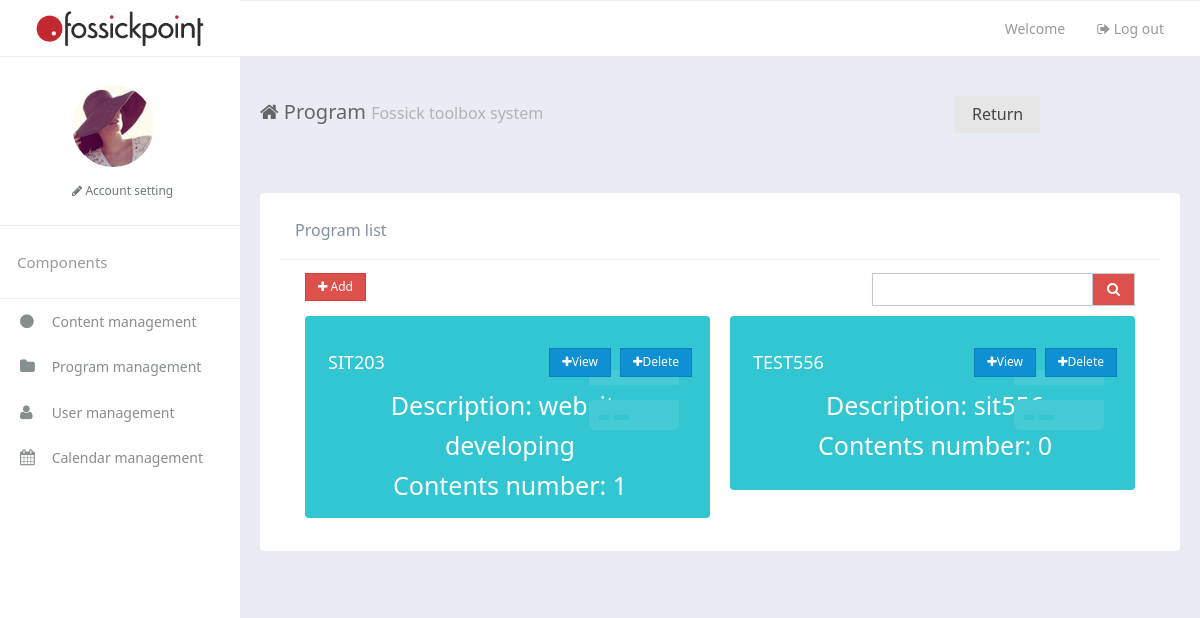
The page /toolbox/programs/ (signed in) on the database as committed earlier.
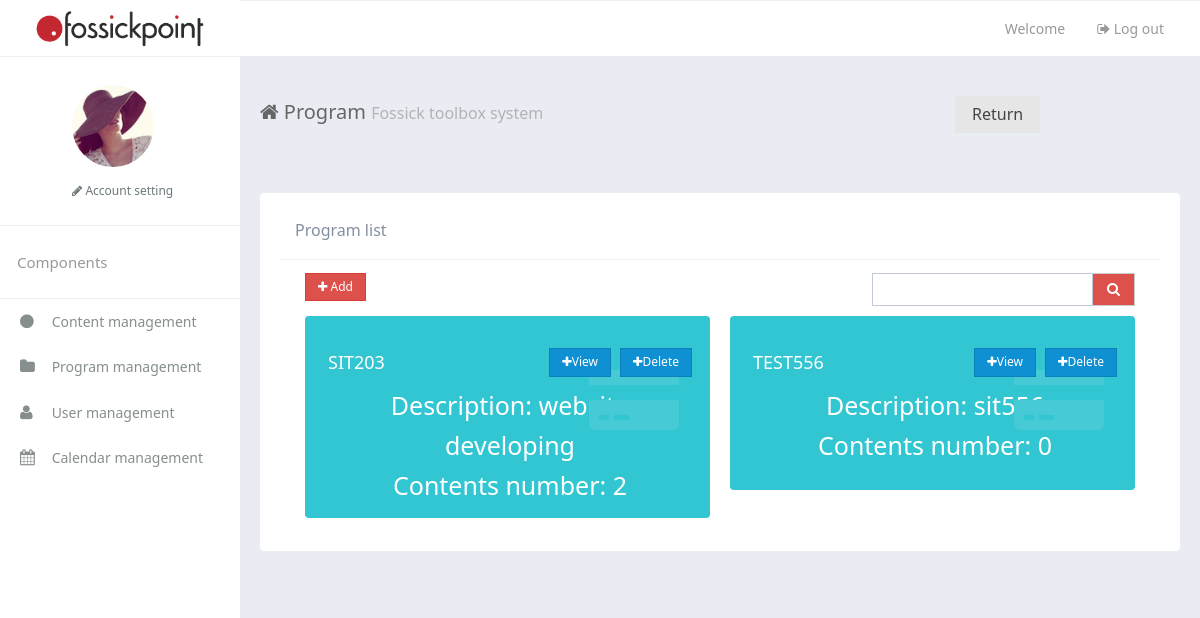
The same page on the database as committed later.
### toolbox/models.py (models this page shows, shortened)
class Program(models.Model):
    name = models.CharField(max_length=100)
    describe = models.CharField(max_length=200)
    contentsNumber = models.IntegerField(default=0)

### toolbox/views.py (the view, shortened to what this page needs)
def programs(request):
    if 'uuid' in request.session:
        programList = Program.objects.all().values()
        context = {'programList':programList}
        return render(request,"toolbox/programs.html", context)
    else:
        return HttpResponse("You have not login")

### toolbox/templates/toolbox/programs.html (shortened to what this page needs)
{% extends 'toolbox/_base.html' %} {% load static %}
{% block title %} Program {% endblock %}
{% block main %}
<div class="row-content am-cf">
    <div class="row">
        <div class="am-u-sm-12 am-u-md-12 am-u-lg-12">
            <div class="widget am-cf">
                <div class="widget-head am-cf">
                    <div class="widget-title  am-cf">Program list</div>
                </div>
                <div class="widget-body">
                    <div>
                                    <div class="am-u-sm-12 am-u-md-12 am-u-lg-8">
                        <div class="am-form-group">
                            <div class="am-btn-toolbar">
                                <div class="am-btn-group am-btn-group-xs">
                                    <button type="button" class="am-btn am-btn-default am-btn-danger" id="add">
                                                    <span class="am-icon-plus"></span> Add</button>
                                </div>
                            </div>
                        </div>
                    </div>
                <form>
                                    <div class="am-u-sm-12 am-u-md-12 am-u-lg-4">
                        <div class="am-input-group am-input-group-sm tpl-form-border-form cl-p">
                            <input type="text" class="am-form-field" name="keywordSearch" id="keywordSearch" required>
                            <span class="am-input-group-btn">
                                <button class="am-btn  am-btn-default am-btn-danger tpl-table-list-field am-icon-search" id="search" ></button></span>
                        </div>
                    </div>
                    </form>
                        </div>
                    {% if programList %}
                        {% for program in programList %}
                                    <div class="am-u-sm-18 am-u-md-9 am-u-lg-6">
                                        <div class="widget widget-primary am-cf">
                                            <div class="widget-statistic-header" style="font-size:18px">
                            {{program.name}}
                                                <span class="am-btn-group am-btn-group-xs am-fr"  style="padding-left:40px">
                                    <button type="button" class="am-btn am-btn-primary" style="margin-right:10px" onclick="viewProgram('{{program.id}}')"><span class="am-icon-plus"></span>View</button>
                                    <button type="button" class="am-btn am-btn-primary" onclick="deleteProgram({{program.id}})"><span class="am-icon-plus"></span>Delete</button>
                                </span>
                        </div>
                        <div class="widget-statistic-body">
                            <div style="font-size:25px" align = "center">
                                Description: {{program.describe}}
                            </div>
                            <div style="font-size:25px" align = "center">
                                Contents number: {{program.contentsNumber}}
                            </div>
                            <span class="widget-statistic-icon am-icon-credit-card-alt"></span>
                        </div>
                                        </div>
                                    </div>
                        {% endfor %}
                    {% endif %}
</div>
        </div>
    </div>
</div>
{% endblock %}

Rows that differ between the two databases and show on the page:
changed Program "website developing": contentsNumber "1" → "2"
